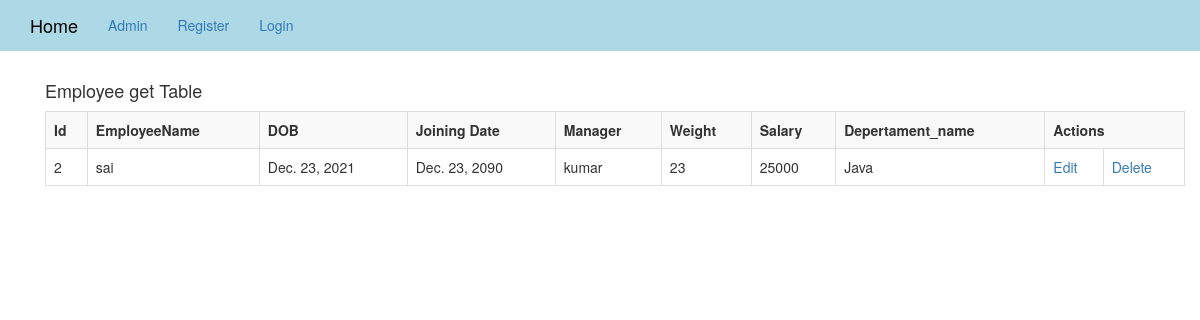
The app's page /qf/Ganesh with its own data.
### layout/models.py (models this page shows, shortened)
class Employee(models.Model):
    employee_name=models.CharField(max_length=250)
    dob=models.DateField()
    joining_date=models.DateField()
    manager=models.CharField(max_length=250)
    weight=models.IntegerField()
    salary=models.BigIntegerField()
    department=models.ForeignKey(Department,on_delete=models.CASCADE)
    city=models.CharField(max_length=250)

class Department(models.Model):
    department_name=models.CharField(max_length=50)
    def __str__(self):
        return self.department_name

### layout/views.py (the view)
# urls.py: path('qf/<str:employee_name>', views.quaryf, name='qf'),
def quaryf(request,employee_name):
    emp=Employee.objects.get(employee_name='sai')
    return render(request,'qf.html',{'emp':emp})

### Templates/qf.html
<!DOCTYPE html>
{% extends 'index.html' %}
{% load static %}
{% block body_block %}
<div class="container">
    <h4 style="text=-align:center;">Employee get Table</h4>
    <table class="table table-striped table-bordered table-sm">
        <tr>
            <th>Id</th>
            <th>EmployeeName</th>
            <th>DOB</th>
            <th>Joining Date</th>
            <th>Manager</th>
            <th>Weight</th>
            <th>Salary</th>
            <th>Depertament_name</th>
            <th colspan="2">Actions</th>
        </tr>
        <tr>
            <td>{{emp.id}}</td>
            <td>{{emp.employee_name}}</td>
            <td>{{emp.dob}}</td>
            <td>{{emp.joining_date}}</td>
            <td>{{emp.manager}}</td>
            <td>{{emp.weight}}</td>
            <td>{{emp.salary}}</td>
            <td>{{emp.department}}</td>
            <td><a href="#" >Edit</a></td>
            <td><a href="#">Delete</a></td>
        </tr>
    </table>
</div>
{% endblock %}

### records on screen
Employee: id "2", employee_name "sai", dob "Dec. 23, 2021", joining_date "Dec. 23, 2090", manager "kumar", weight "23", salary "25000", department "Java"
